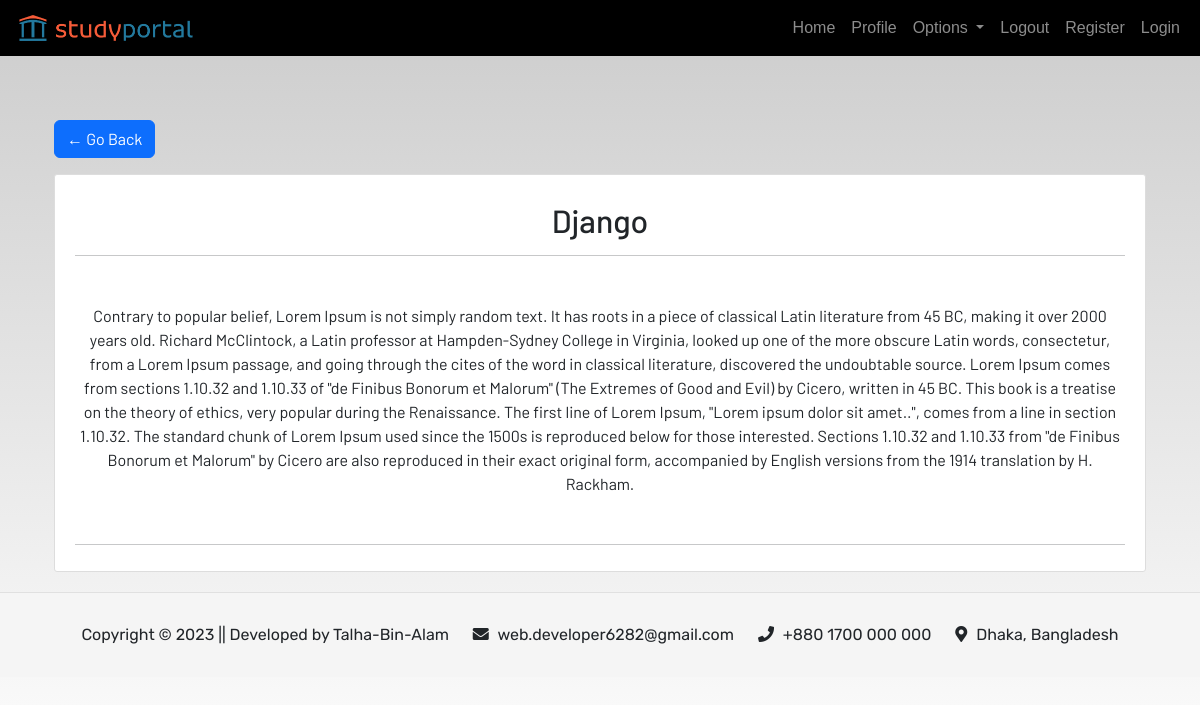
Screenshot of /note_detail/1 with the database file from the repository.
### app/models.py (models this page shows, shortened)
class Notes(models.Model):
    user = models.ForeignKey(User, on_delete=models.CASCADE)
    title = models.CharField(max_length=200)
    description = models.TextField()
    class Meta:
        verbose_name = 'note'
        verbose_name_plural = 'notes'

### app/views.py (the view)
# urls.py: path('note_detail/<int:pk>', views.NotesDetailView.as_view(), name='note_detail'),
class NotesDetailView(generic.DetailView):
    model = Notes

### app/templates/app/notes_detail.html
{% extends 'app/base.html' %}
{% load static %}
{% block content %}
<section class='text-center container'>
    <div class="container">
        <div class="row justify-content-start mt-3">
            <div class="col-auto">
                <a class="btn btn-primary" href="{% url 'notes' %}">&#8592; Go Back</a>
            </div>
        </div>
        <div class="content-section mt-3">
            <div class="m-3">
                <h2>{{notes.title}}</h2>
            </div>
            <hr class="p-0 m-0">
            <p class="description mt-5 mb-5">
                {{notes.description}}
            </p>
            <hr>
        </div>
    </div>
</section>
{% endblock content %}

### static/css/main.css (style rules this page uses)
html { scroll-behavior: smooth; height: 100%; width: 100%; }
a { text-decoration: none !important; color: black; }
html, body { max-width: 100%; overflow-x: hidden; height: 100%; width: 100%; }
body { background: linear-gradient(rgba(0, 0, 0, 0.2), rgba(255, 255, 255, 0.5)); overflow-x: hidden; background-repeat: no-repeat; }
.content-section { background: #ffffff; padding: 10px 20px; border: 1px solid #dddddd; border-radius: 3px; margin-bottom: 20px; }

### app/templates/includes/footer.html (style rules this page uses)
body { font-family: Arial, sans-serif; }

### rows the page displays
Notes: title "Django", description "Contrary to popular belief, Lorem Ipsum is not simply random text. It has roots in a piece of classical Latin literature from 45 BC, making it over 2000 years old. Richard McClintock, a Latin professor at Hampden-Sydney College in Virginia, looked up one of the more obscure Latin words, consectetur, from a Lorem Ipsum passage, and going through the cites of the word in classical literature, discovered the undoubtable source. Lorem Ipsum comes from sections 1.10.32 and 1.10.33 of \"de Finibus Bonorum et Malorum\" (The Extremes of Good and Evil) by Cicero, written in 45 BC. This book is a treatise on the theory of ethics, very popular during the Renaissance. The first line of Lorem Ipsum,…"
